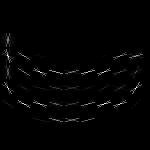
#> input picture HOG_dataset/banana_test/0.jpg, 150 x 150 px; its folder holds 4 pictures in this run
$ python test_csv_creator.py
#> lines starting #> are read from the running program, lines starting #| are printed output that depends on the picture
import csv
import numpy as np
import cv2
import os

#Create test dataset fruit_test.csv=============================================

path1 = "HOG_dataset/banana_test"
files1 = []

for r, d, f in os.walk(path1):
    for file in f:
        if '.jpg' or '.png' in file:
            files1.append(os.path.join(r, file))

choice = input("Enter the test fruit name of dataset : ")
#> the answer given: HOG_dataset/banana_test/0.jpg
with open('fruit_test.csv', 'w', newline='') as file:
    writer = csv.writer(file)
    writer.writerow(["Fruit", "image_array"])
    for f in files1:
        image = cv2.imread(f,0)
#> image is the input picture: shape (150, 150); min 0, max 38, mean 0.5
        image = cv2.resize(image,(100,100))
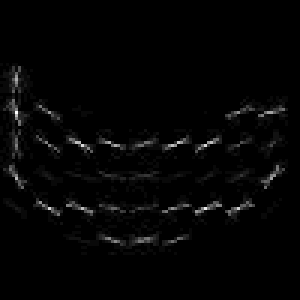
#> image: shape (100, 100) (shown 3 times larger); min 0, max 28, mean 0.5; drawn with min black and max white
        ar = np.asarray(image)
        ar = ar.flatten()
#> ar = 10000 values, max 28 at index 3705, min 0 at index 0, mean 0.503
        ar_l = ar.tolist()
#> ar_l has the same summary as ar
        if(choice.lower() == "apple"):
            writer.writerow([0,ar_l])
        elif(choice.lower() == "banana"):
            writer.writerow([1,ar_l])

        print('Done')
#> pass 2 of the loop `for f in files1:`:
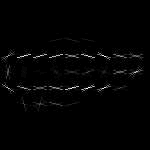
#> input picture HOG_dataset/banana_test/14.jpg, 150 x 150 px
#> image is the input picture: shape (150, 150); min 0, max 33, mean 0.5
#> `image = cv2.resize(image,(100,100))`:
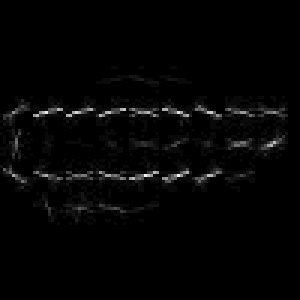
#> image: shape (100, 100) (shown 3 times larger); min 0, max 25, mean 0.5; drawn with min black and max white
#> ar = 10000 values, max 25 at index 5859, min 0 at index 0, mean 0.453
#> ar_l has the same summary as ar
#> pass 3 of the loop `for f in files1:`:
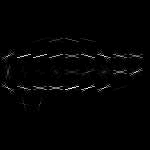
#> input picture HOG_dataset/banana_test/13.jpg, 150 x 150 px
#> image is the input picture: shape (150, 150); min 0, max 34, mean 0.5
#> `image = cv2.resize(image,(100,100))`:
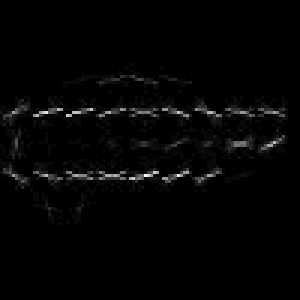
#> image: shape (100, 100) (shown 3 times larger); min 0, max 26, mean 0.5; drawn with min black and max white
#> ar = 10000 values, max 26 at index 5848, min 0 at index 0, mean 0.452
#> ar_l has the same summary as ar
#> the loop made 4 passes; the first 3 are shown
